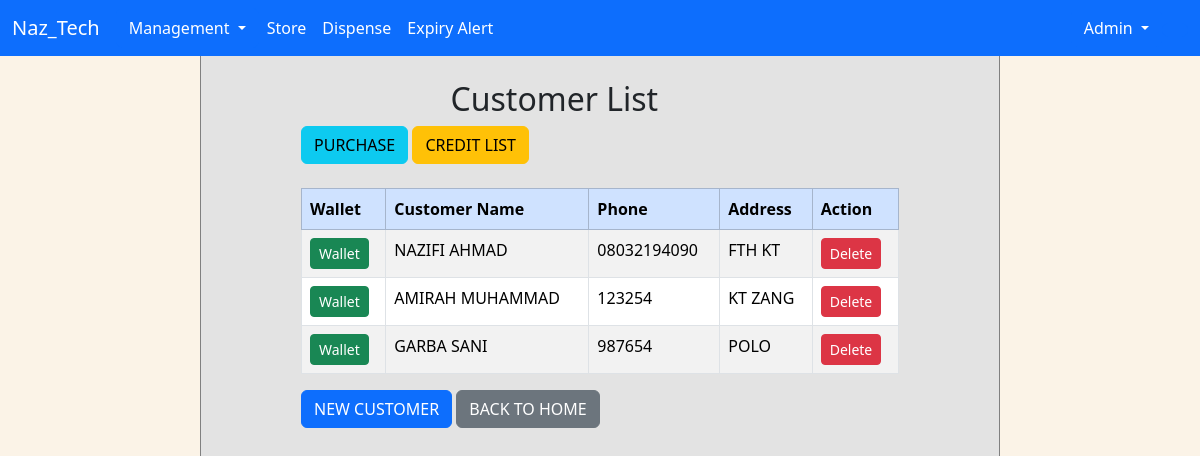
The app's page /customer_list/ (signed in) with its own data.
### app/models.py (models this page shows, shortened)
class Customers(models.Model):
    user = models.OneToOneField(User, on_delete=models.CASCADE, null=True, blank=True)
    name = models.CharField(max_length=100)
    phone = models.CharField(max_length=15)
    address = models.CharField(max_length=255)

### app/views.py (the view)
# urls.py: path('customer_list/', views.customer_list, name='customer_list'),
@login_required
def customer_list(request):
    customers = Customers.objects.all()
    return render(request, 'app/customer_list.html', {'customers': customers})

### app/templates/app/customer_list.html (shortened to what this page needs)
{% extends 'app/base.html' %}
{% load static %}
{% block content %}
<div class="col-md-8 offset-md-4" id="main">
    <br>
    <h2 class="col-md-6 offset-md-3">Customer List</h2>
    <a class="btn btn-info  mb-4" href="{% url 'purchase_items' %}">PURCHASE</a>
    <a class="btn btn-warning  mb-4" href="{% url 'customers_on_credit' %}">CREDIT LIST</a>
    <table class="table table-striped table-hover table-bordered">
        <thead class="table-primary">
            <tr>
                <th scope="col">Wallet</th>
                <th scope="col">Customer Name</th>
                <th scope="col">Phone</th>
                <th scope="col">Address</th>
                <th scope="col">Action</th>
            </tr>
        </thead>
        <tbody>
            {% for customer in customers %}
            <tr>
                <td><a class="btn btn-sm btn-success" href="{% url 'wallet_details' customer.id %}">Wallet</a></td>
                <td>{{ customer.name }}</td>
                <td>{{ customer.phone }}</td>
                <td>{{ customer.address }}</td>
                <td>
                    <a href="{% url 'delete_customer' customer.pk %}" class="btn btn-danger btn-sm"
                        onclick="return confirm('Are you sure you want to delete this customer?');">Delete</a>
                </td>
            </tr>
            {% endfor %}
        </tbody>
    </table>
    <button class="btn  btn-primary " data-bs-toggle="modal" data-bs-target="#customerModal">NEW
        CUSTOMER</button> <a class="btn  btn-secondary" href="{% url 'home' %}">BACK TO HOME</a>
</div>
{% endblock %}

### app/templates/app/navbar.html (shortened to what this page needs)
<nav class="navbar navbar-expand-lg bg-primary navbar-dark">
    <div class="container-fluid">
        <a class="navbar-brand" href="{% url 'home' %}">Naz_Tech</a>
        <div class="collapse navbar-collapse" id="navbarSupportedContent">
            <ul class="navbar-nav me-auto mb-2 mb-lg-0">
                {% if user.is_authenticated %}
                <div class="btn-group dropdown">
                    <button type="button" class="btn btn-primary dropdown-toggle" data-bs-toggle="dropdown"
                        aria-expanded="false">
                        Management
                    </button>
                </div>
                <li class="nav-item ">
                    <a class="nav-link active" href="{% url 'store' %}">Store</a>
                </li>
                <li class="nav-item">
                    <a class="nav-link active" aria-current="page" href="{% url 'search_item' %}">Dispense</a>
                </li>
                <li class="nav-item">
                    <a class="nav-link active" aria-current="page" href="{% url 'exp_date_alert' %}">Expiry Alert</a>
                </li>
            </ul>
            <div class="btn-group dropdown">
                <button type="button" class="btn btn-primary dropdown-toggle" data-bs-toggle="dropdown"
                    aria-expanded="false">
                    {{ user.username|title }}
                </button>
            </div>
            <div class="nav-item ">
                <button class="btn btn-primary " role="button" data-bs-toggle="dropdown" aria-expanded="false"></button>
            </div>
            {% else %}
            <div class="nav-item">
                <a class="nav-link active text-white" href="{% url 'index' %}">Login</a>
            </div>
            {% endif %}
        </div>
    </div>
</nav>

### app/templates/app/base.html (style rules this page uses)
body { background-color: rgb(251, 243, 231); }

### app/templates/app/customer_list.html (style rules this page uses)
#main { border-left: 1px solid gray; margin-left: 200px; padding-left: 100px; padding-right: 100px; height: 100vh; border-right: 1px solid gray; margin-right: 200px; background-color: rgb(227, 227, 227); }

### records on screen
Customers: name "NAZIFI AHMAD", phone "08032194090", address "FTH KT"
Customers: name "AMIRAH MUHAMMAD", phone "123254", address "KT ZANG"
Customers: name "GARBA SANI", phone "987654", address "POLO"

### other values on screen
{{ user.username|title }} "Admin"
